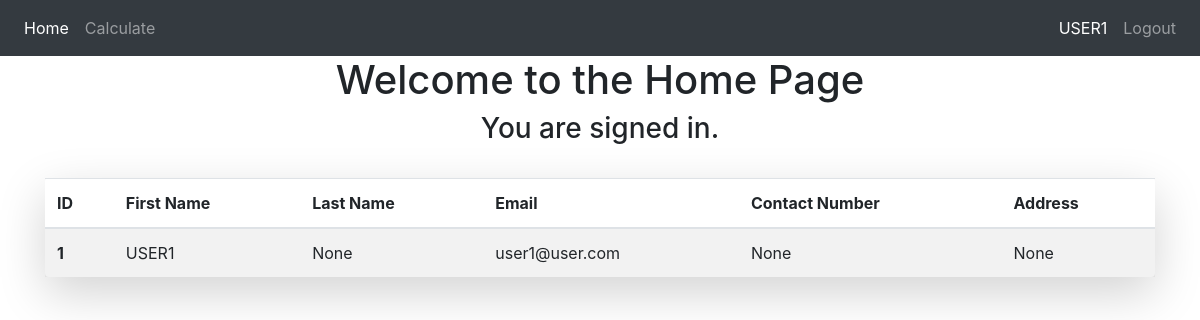
Page / (signed in) on the earlier database version.
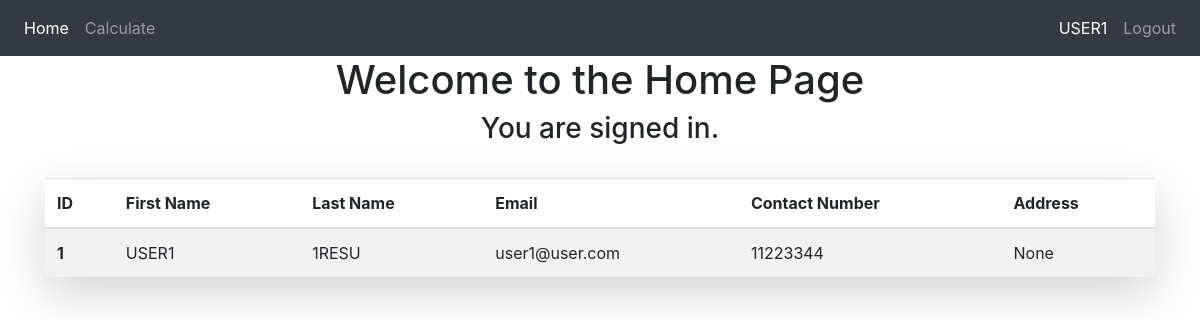
Same page on the later database version.
### website/models.py (models this page shows)
class User(db.Model, UserMixin):
    id = db.Column(db.Integer, primary_key=True)
    email = db.Column(db.String(150), unique=True)
    first_name = db.Column(db.String(150))
    last_name = db.Column(db.String(150))
    password = db.Column(db.String(200))
    contact_num = db.Column(db.String(11))
    address = db.Column(db.String(500))

### website/views.py (the view)
@views.route('/')
@login_required
def home():
    name = current_user.first_name
    users = User.query.all()
    return render_template("home.html", user=current_user, name=name, users=users)

### website/__init__.py (called while the page is built)
def create_app():
    app = Flask(__name__)
    app.config['SECRET_KEY'] = 'arik5233'
    app.config['SQLALCHEMY_DATABASE_URI'] = f'sqlite:///{DB_NAME}'
    db.init_app(app)
    from .views import views
    from .auth import auth
    app.register_blueprint(views, url_prefix='/')
    app.register_blueprint(auth, url_prefix='/')
    from .models import User
    create_database(app)
    login_manager = LoginManager()
    login_manager.login_view = 'auth.login'
    login_manager.init_app(app)
    @login_manager.user_loader
    def load_user(id):
        return User.query.get(int(id))
    return app

### website/templates/home.html (shortened to what this page needs)
{% extends "base.html" %}
{% block content %}
<h1 align="center">Welcome to the Home Page</h1>
<h3 align="center">You are signed in.</h3>
{% for user in users %}
<br>
    <table class="table table-striped table-hover shadow-lg p-3 mb-5 bg-body-tertiary rounded">
        <thead>
            <tr>
                <th scope="col">ID</th>
                <th scope="col">First Name</th>
                <th scope="col">Last Name</th>
                <th scope="col">Email</th>
                <th scope="col">Contact Number</th>
                <th scope="col">Address</th>
            </tr>
        </thead>
        <tbody>
            <tr>
                <th scope="row">{{ user.id }}</th>
                <td>{{ user.first_name }}</td>
                <td>{{ user.last_name }}</td>
                <td>{{ user.email }}</td>
                <td>{{ user.contact_num }}</td>
                <td>{{ user.address }}</td>
            </tr>
        </tbody>
    </table>
<br>
{% endfor %}
{% endblock %}
{% block name %}
{{ name }}
{% endblock %}

### website/templates/base.html (shortened to what this page needs)
<!DOCTYPE html>
<html lang="en">
    <head>
        <link rel="stylesheet" href="https://cdn.jsdelivr.net/npm/bootstrap@4.4.1/dist/css/bootstrap.min.css">
    </head>
    <body>
        <nav class="navbar navbar-expand-lg navbar-dark bg-dark">
            <div class="collapse navbar-collapse" id="navbar">
                    {% if user.is_authenticated %}
                    <ul class="navbar-nav mr-auto mt-2 mt-lg-0">
                        <li class="nav-item active"><a class="nav-item nav-link"  id="home" href="/">Home</a></li>
                        <li class="nav-item"><a class="nav-item nav-link" id="calculate" href="/calculate">Calculate</a></li>
                    </ul>
                    <ul class="navbar-nav mt-2 mt-lg-0">
                        <li class="nav-item active" ><a class="nav-item nav-link" id="logout" href="/profile">{% block name %}{% endblock %}</a></li>
                        <li class="nav-item"><a class="nav-item nav-link" id="logout" href="/logout">Logout</a></li>
                    </ul>
                    {% endif %}
            </div>
        </nav>
        <div class="container">
            {% block content %}{% endblock %}
        </div>
    </body>
</html>

Differences in the rows shown:
changed User "USER1": last_name "None" → "1RESU"; contact_num "None" → "11223344"
